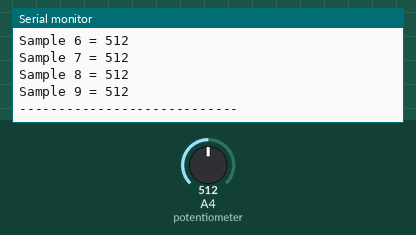
This sketch was run on a simulated STM32 Nucleo. On the bench: the last lines printed to the serial monitor. The test bench sets the inputs (shaded band); at power-on: A4 (potentiometer) = 512.

Above: at 1.2 s.
1.3 s: A4 (potentiometer) set to 716
At 2.6 s:
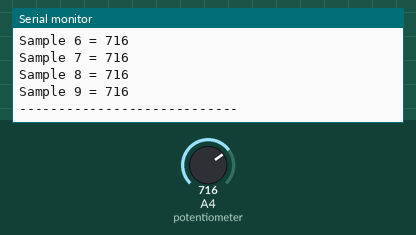
2.8 s: A4 (potentiometer) set to 900
At 3.8 s:
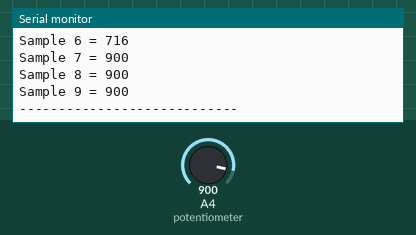
Timing chart, 0 to 5.8 s (numbered marks = the images above; inputs shaded):
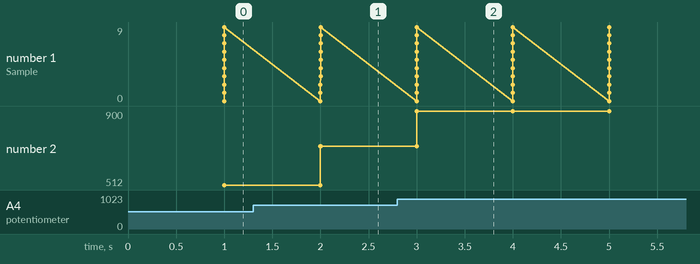

The sketch:

sketch.ino
```cpp
HardwareTimer *MyTimer = new HardwareTimer(TIM1);

volatile bool sampleFlag = false;

uint16_t adcBuffer[10];
int bufferIndex = 0;

void timerCallback() {
  sampleFlag = true;
}

void setup() {
  Serial.begin(115200);

  MyTimer->setOverflow(10, HERTZ_FORMAT);
  MyTimer->attachInterrupt(timerCallback);
  MyTimer->resume();

  Serial.println("================================");
  Serial.println("DMA-Based Data Acquisition Demo");
  Serial.println("Sampling Rate: 10 Hz");
  Serial.println("Buffer Size: 10 Samples");
  Serial.println("================================");
}

void loop() {

  if (sampleFlag) {
    sampleFlag = false;

    adcBuffer[bufferIndex] = analogRead(A4);
    bufferIndex++;

    if (bufferIndex >= 10) {

      Serial.println();
      Serial.println("BUFFER FULL");

      for (int i = 0; i < 10; i++) {
        Serial.print("Sample ");
        Serial.print(i);
        Serial.print(" = ");
        Serial.println(adcBuffer[i]);
      }

      Serial.println("----------------------------");

      bufferIndex = 0;
    }
  }
}
```

Measured:
- after the input at 1.3 s, the serial monitor: prints a new line after 0.70 s (image 1)
- after the input at 2.8 s, the serial monitor: prints a new line after 0.20 s (image 2)
- plotted number 2: 512 → 716 after the input at 1.3 s, 716 → 900 after the input at 2.8 s
